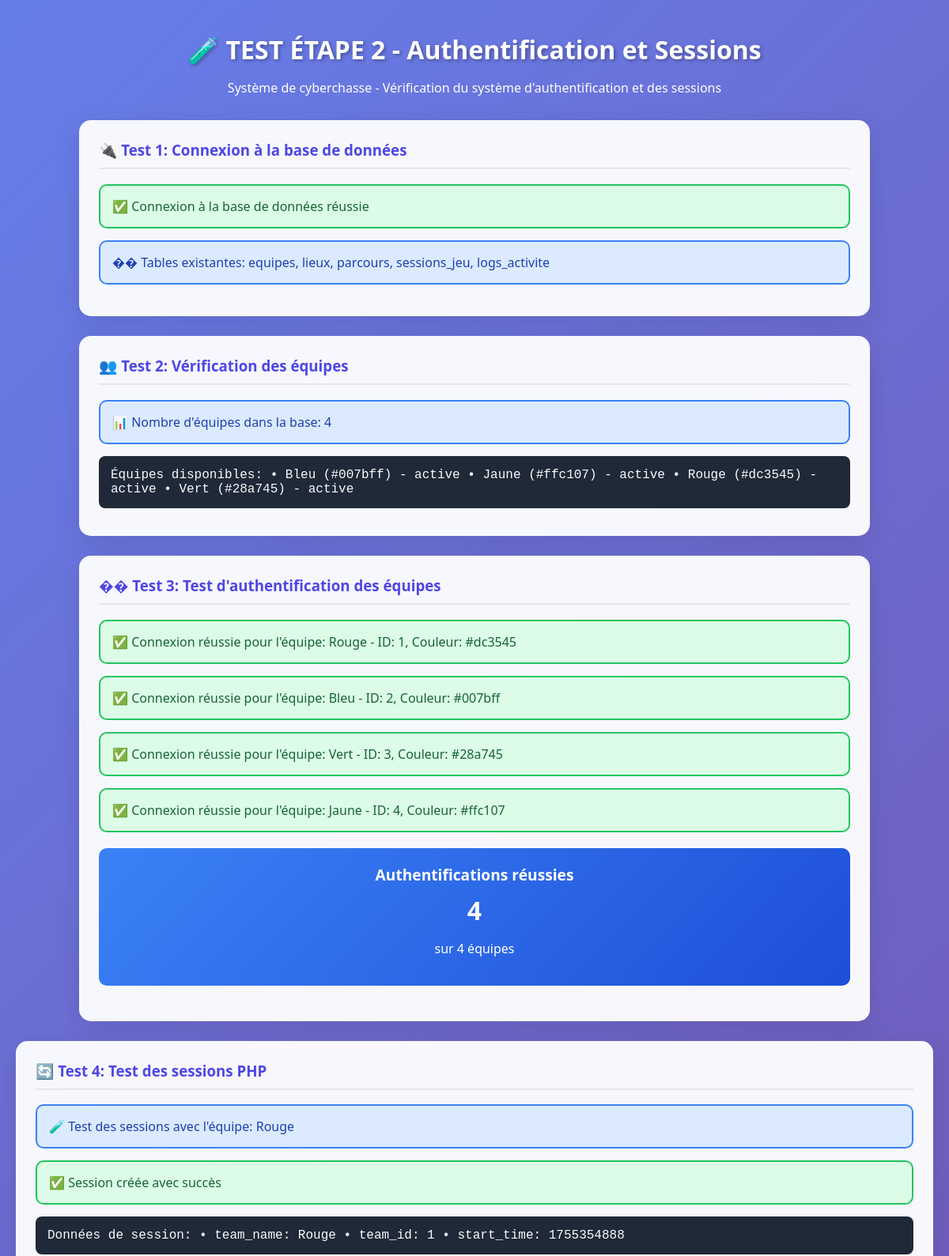
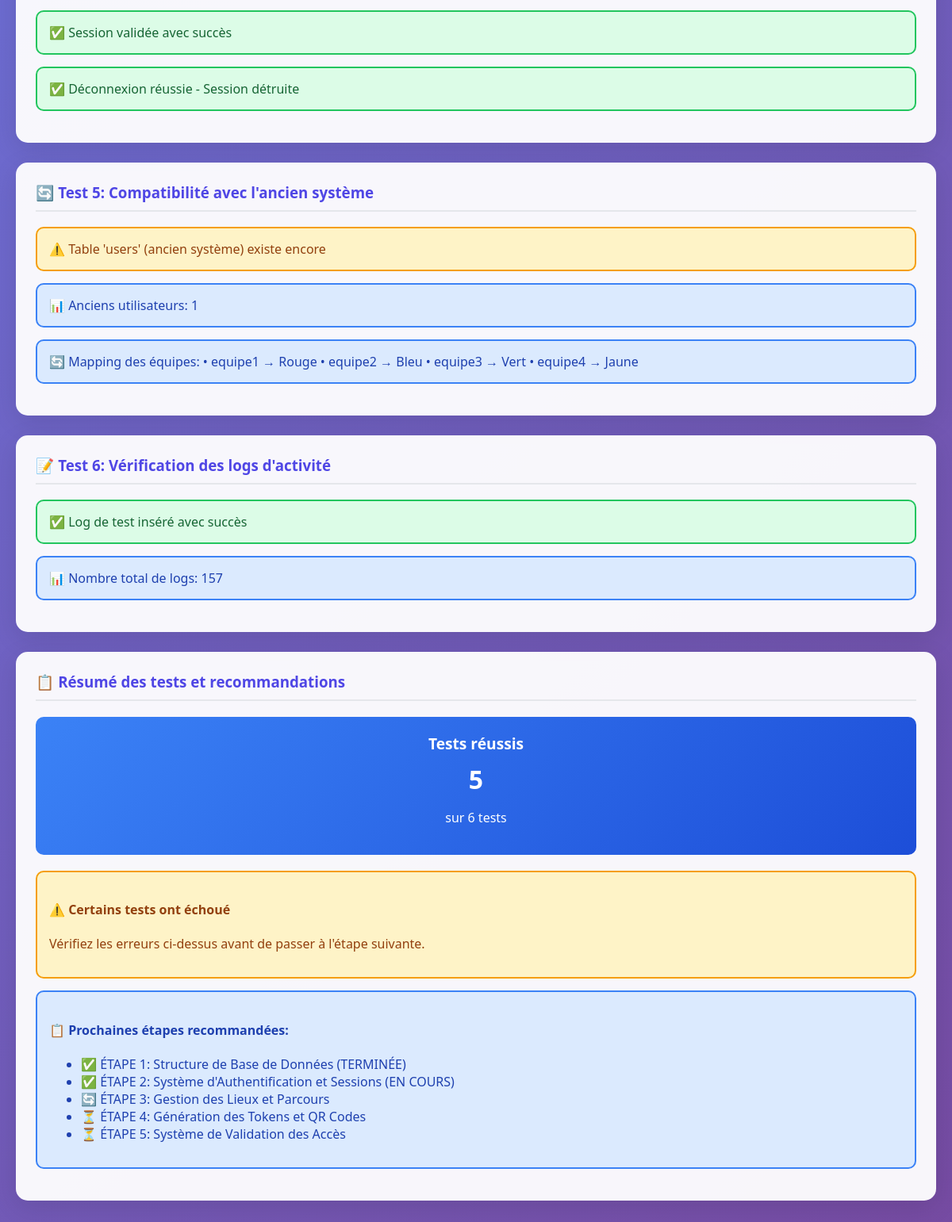
/scripts/test_auth_sessions.php, run on the app's committed database (2 pictures, top to bottom).
### tables this page shows
CREATE TABLE `equipes` (
  `id` int NOT NULL AUTO_INCREMENT,
  `nom` varchar(50) NOT NULL,
  `couleur` varchar(20) NOT NULL,
  `mot_de_passe` varchar(255) NOT NULL,
  `statut` enum('active','inactive','terminee') DEFAULT 'active',
  `temps_total` int DEFAULT '0' COMMENT 'Temps total en secondes',
  `score` int DEFAULT '0',
  `created_at` timestamp NULL DEFAULT CURRENT_TIMESTAMP,
  `updated_at` timestamp NULL DEFAULT CURRENT_TIMESTAMP ON UPDATE CURRENT_TIMESTAMP,
  PRIMARY KEY (`id`),
  UNIQUE KEY `nom` (`nom`),
  KEY `idx_nom` (`nom`),
  KEY `idx_statut` (`statut`)
);

### scripts/test_auth_sessions.php (the view, shortened to what this page needs)
<?php
require_once '../config/connexion.php';
function testTeamConnection($pdo, $teamName, $password) {
    try {
        $stmt = $pdo->prepare("SELECT * FROM equipes WHERE nom = ?");
        $stmt->execute([$teamName]);
        $team = $stmt->fetch();
        if ($team && password_verify($password, $team['mot_de_passe'])) {
            return [
                'success' => true,
                'team' => $team,
                'message' => "Connexion réussie pour l'équipe: {$teamName}"
            ];
        } else {
            return [
                'success' => false,
                'message' => "Échec de connexion pour l'équipe: {$teamName}"
            ];
        }
    } catch(PDOException $e) {
        return [
            'success' => false,
            'message' => "Erreur de base de données: " . $e->getMessage()
        ];
    }
}
function testSessionCreation($teamName, $teamId) {
    return [
        'success' => isset($_SESSION['team_name']) && isset($_SESSION['team_id']),
        'session_data' => [
            'team_name' => $_SESSION['team_name'] ?? 'Non défini',
            'team_id' => $_SESSION['team_id'] ?? 'Non défini',
            'start_time' => $_SESSION['start_time'] ?? 'Non défini'
        ]
    ];
}
function testSessionValidation() {
    $required_keys = ['team_name', 'team_id', 'start_time'];
    $missing_keys = [];
    return [
        'valid' => empty($missing_keys),
        'missing_keys' => $missing_keys,
        'session_data' => $_SESSION
    ];
}
function testLogout() {
    $session_data = $_SESSION;
    return [
        'success' => session_status() === PHP_SESSION_NONE,
        'previous_data' => $session_data
    ];
}
echo "<!DOCTYPE html>";
echo "<html lang='fr'>";
echo "<head>";
echo "</head>";
echo "<body>";
echo "<div class='container'>";
echo "<div class='header'>";
echo "<h1>🧪 TEST ÉTAPE 2 - Authentification et Sessions</h1>";
echo "<p>Système de cyberchasse - Vérification du système d'authentification et des sessions</p>";
echo "</div>";
echo "<div class='test-section'>";
echo "<h3>🔌 Test 1: Connexion à la base de données</h3>";
try {
    $pdo->query("SELECT 1");
    echo "<div class='test-result success'>";
    echo "✅ Connexion à la base de données réussie";
    echo "</div>";
    $tables = ['equipes', 'lieux', 'parcours', 'sessions_jeu', 'logs_activite'];
    $existing_tables = [];
    foreach ($tables as $table) {
        try {
            $pdo->query("SELECT 1 FROM {$table} LIMIT 1");
            $existing_tables[] = $table;
        } catch(PDOException $e) {
        }
    }
    echo "<div class='test-result info'>";
    echo "�� Tables existantes: " . implode(', ', $existing_tables);
    echo "</div>";
} catch(PDOException $e) {
    echo "<div class='test-result error'>";
    echo "❌ Erreur de connexion: " . cleanOutput($e->getMessage());
    echo "</div>";
    exit;
}
echo "</div>";
echo "<div class='test-section'>";
echo "<h3>👥 Test 2: Vérification des équipes</h3>";
try {
    $stmt = $pdo->query("SELECT COUNT(*) as count FROM equipes");
    $team_count = $stmt->fetch(PDO::FETCH_ASSOC)['count'];
    echo "<div class='test-result info'>";
    echo "📊 Nombre d'équipes dans la base: {$team_count}";
    echo "</div>";
    if ($team_count > 0) {
        $stmt = $pdo->query("SELECT nom, couleur, statut FROM equipes ORDER BY nom");
        $teams = $stmt->fetchAll(PDO::FETCH_ASSOC);
        echo "<div class='code-block'>";
        echo "Équipes disponibles:\n";
        foreach ($teams as $team) {
            echo "• {$team['nom']} ({$team['couleur']}) - {$team['statut']}\n";
        }
        echo "</div>";
    }
} catch(PDOException $e) {
    echo "<div class='test-result error'>";
    echo "❌ Erreur lors de la vérification des équipes: " . cleanOutput($e->getMessage());
    echo "</div>";
}
echo "</div>";
echo "<div class='test-section'>";
echo "<h3>�� Test 3: Test d'authentification des équipes</h3>";
$test_teams = [
    ['Rouge', 'Egour2023#!'],
    ['Bleu', 'Uelb2023#!'],
    ['Vert', 'Trev2023#!'],
    ['Jaune', 'Enuaj2023#!']
];
$auth_results = [];
foreach ($test_teams as $test_team) {
    $result = testTeamConnection($pdo, $test_team[0], $test_team[1]);
    $auth_results[] = $result;
    $class = $result['success'] ? 'success' : 'error';
    $icon = $result['success'] ? '✅' : '❌';
    echo "<div class='test-result {$class}'>";
    echo "{$icon} {$result['message']}";
    if ($result['success']) {
        echo " - ID: {$result['team']['id']}, Couleur: {$result['team']['couleur']}";
    }
    echo "</div>";
}
$success_count = count(array_filter($auth_results, function($r) { return $r['success']; }));
$total_count = count($auth_results);
echo "<div class='stats-grid'>";
echo "<div class='stat-card'>";
echo "<h4>Authentifications réussies</h4>";
echo "<div class='number'>{$success_count}</div>";
echo "<p>sur {$total_count} équipes</p>";
echo "</div>";
echo "</div>";
echo "</div>";
echo "</div>";
echo "<div class='test-section'>";
echo "<h3>🔄 Test 4: Test des sessions PHP</h3>";
$first_successful_team = null;
foreach ($auth_results as $result) {
    if ($result['success']) {
        $first_successful_team = $result['team'];
        break;
    }
}
if ($first_successful_team) {
    echo "<div class='test-result info'>";
    echo "🧪 Test des sessions avec l'équipe: {$first_successful_team['nom']}";
    echo "</div>";
    $session_result = testSessionCreation($first_successful_team['nom'], $first_successful_team['id']);
    if ($session_result['success']) {
        echo "<div class='test-result success'>";
        echo "✅ Session créée avec succès";
        echo "</div>";
        echo "<div class='code-block'>";
        echo "Données de session:\n";
        foreach ($session_result['session_data'] as $key => $value) {
            echo "• {$key}: {$value}\n";
        }
        echo "</div>";
        $validation_result = testSessionValidation();
        if ($validation_result['valid']) {
            echo "<div class='test-result success'>";
            echo "✅ Session validée avec succès";
            echo "</div>";
        } else {
            echo "<div class='test-result error'>";
            echo "❌ Session invalide - Clés manquantes: " . implode(', ', $validation_result['missing_keys']);
            echo "</div>";
        }
        $logout_result = testLogout();
        if ($logout_result['success']) {
            echo "<div class='test-result success'>";
            echo "✅ Déconnexion réussie - Session détruite";
            echo "</div>";
        } else {
            echo "<div class='test-result error'>";
            echo "❌ Erreur lors de la déconnexion";
            echo "</div>";
        }
    } else {
        echo "<div class='test-result error'>";
        echo "❌ Échec de création de session";
        echo "</div>";
    }
} else {
    echo "<div class='test-result warning'>";
    echo "⚠️ Aucune équipe authentifiée pour tester les sessions";
    echo "</div>";
}
echo "</div>";
echo "<div class='test-section'>";
echo "<h3>🔄 Test 5: Compatibilité avec l'ancien système</h3>";
try {
    $stmt = $pdo->query("SHOW TABLES LIKE 'users'");
    $users_table_exists = $stmt->rowCount() > 0;
    if ($users_table_exists) {
        echo "<div class='test-result warning'>";
        echo "⚠️ Table 'users' (ancien système) existe encore";
        echo "</div>";
        $stmt = $pdo->query("SELECT COUNT(*) as count FROM users");
        $old_users_count = $stmt->fetch(PDO::FETCH_ASSOC)['count'];
        echo "<div class='test-result info'>";
        echo "📊 Anciens utilisateurs: {$old_users_count}";
        echo "</div>";
    } else {
        echo "<div class='test-result success'>";
        echo "✅ Table 'users' n'existe plus (migration complète)";
        echo "</div>";
    }
} catch(PDOException $e) {
    echo "<div class='test-result info'>";
    echo "ℹ️ Table 'users' n'existe pas";
    echo "</div>";
}
$old_team_names = ['equipe1', 'equipe2', 'equipe3', 'equipe4'];
$new_team_names = ['Rouge', 'Bleu', 'Vert', 'Jaune'];
echo "<div class='test-result info'>";
echo "🔄 Mapping des équipes:\n";
for ($i = 0; $i < count($old_team_names); $i++) {
    echo "• {$old_team_names[$i]} → {$new_team_names[$i]}\n";
}
echo "</div>";
echo "</div>";
echo "<div class='test-section'>";
echo "<h3>📝 Test 6: Vérification des logs d'activité</h3>";
try {
    echo "<div class='test-result success'>";
    echo "✅ Log de test inséré avec succès";
    echo "</div>";
    $stmt = $pdo->query("SELECT COUNT(*) as count FROM logs_activite");
    $logs_count = $stmt->fetch(PDO::FETCH_ASSOC)['count'];
    echo "<div class='test-result info'>";
    echo "📊 Nombre total de logs: {$logs_count}";
    echo "</div>";
} catch(PDOException $e) {
    echo "<div class='test-result error'>";
    echo "❌ Erreur lors de la gestion des logs: " . cleanOutput($e->getMessage());
    echo "</div>";
}
echo "</div>";
echo "<div class='test-section'>";
echo "<h3>📋 Résumé des tests et recommandations</h3>";
$total_tests = 6;
$passed_tests = 0;
if (isset($pdo)) $passed_tests++;
if ($team_count > 0) $passed_tests++;
if ($success_count > 0) $passed_tests++;
if (isset($first_successful_team)) $passed_tests++;
if (isset($logs_count)) $passed_tests++;
echo "<div class='stats-grid'>";
echo "<div class='stat-card'>";
echo "<h4>Tests réussis</h4>";
echo "<div class='number'>{$passed_tests}</div>";
echo "<p>sur {$total_tests} tests</p>";
echo "</div>";
echo "</div>";
if ($passed_tests === $total_tests) {
    echo "<div class='test-result success'>";
    echo "<h4>🎉 ÉTAPE 2 TERMINÉE AVEC SUCCÈS !</h4>";
    echo "<p>Le système d'authentification et de sessions fonctionne parfaitement avec la nouvelle structure de base de données.</p>";
    echo "</div>";
    echo "<div style='text-align: center; margin: 20px 0;'>";
    echo "<a href='../login.php' class='btn'>🧪 Tester la connexion réelle</a>";
    echo "<a href='../scenario.php' class='btn secondary'>�� Voir le scénario</a>";
    echo "</div>";
} else {
    echo "<div class='test-result warning'>";
    echo "<h4>⚠️ Certains tests ont échoué</h4>";
    echo "<p>Vérifiez les erreurs ci-dessus avant de passer à l'étape suivante.</p>";
    echo "</div>";
}
echo "<div class='test-result info'>";
echo "<h4>📋 Prochaines étapes recommandées:</h4>";
echo "<ul>";
echo "<li>✅ ÉTAPE 1: Structure de Base de Données (TERMINÉE)</li>";
echo "<li>✅ ÉTAPE 2: Système d'Authentification et Sessions (EN COURS)</li>";
echo "<li>🔄 ÉTAPE 3: Gestion des Lieux et Parcours</li>";
echo "<li>⏳ ÉTAPE 4: Génération des Tokens et QR Codes</li>";
echo "<li>⏳ ÉTAPE 5: Système de Validation des Accès</li>";
echo "</ul>";
echo "</div>";
echo "</div>";
echo "</body>";
echo "</html>";
?>

### data on the page
equipes: nom "Bleu", couleur "#007bff", statut "active", id "2"
equipes: nom "Jaune", couleur "#ffc107", statut "active", id "4"
equipes: nom "Rouge", couleur "#dc3545", statut "active", id "1"
equipes: nom "Vert", couleur "#28a745", statut "active", id "3"

### other printed values
implode(', ', $existing_tables) "equipes, lieux, parcours, sessions_jeu, logs_activite"
$team_count "4"
$icon "✅"
$result['message'] "Connexion réussie pour l'équipe: Rouge"
$result['message'] "Connexion réussie pour l'équipe: Bleu"
$result['message'] "Connexion réussie pour l'équipe: Vert"
$result['message'] "Connexion réussie pour l'équipe: Jaune"
$success_count "4"
$total_count "4"
$key "team_name"
$key "team_id"
$key "start_time"
$value "1755354888"
$old_users_count "1"
$old_team_names[$i] "equipe1"
